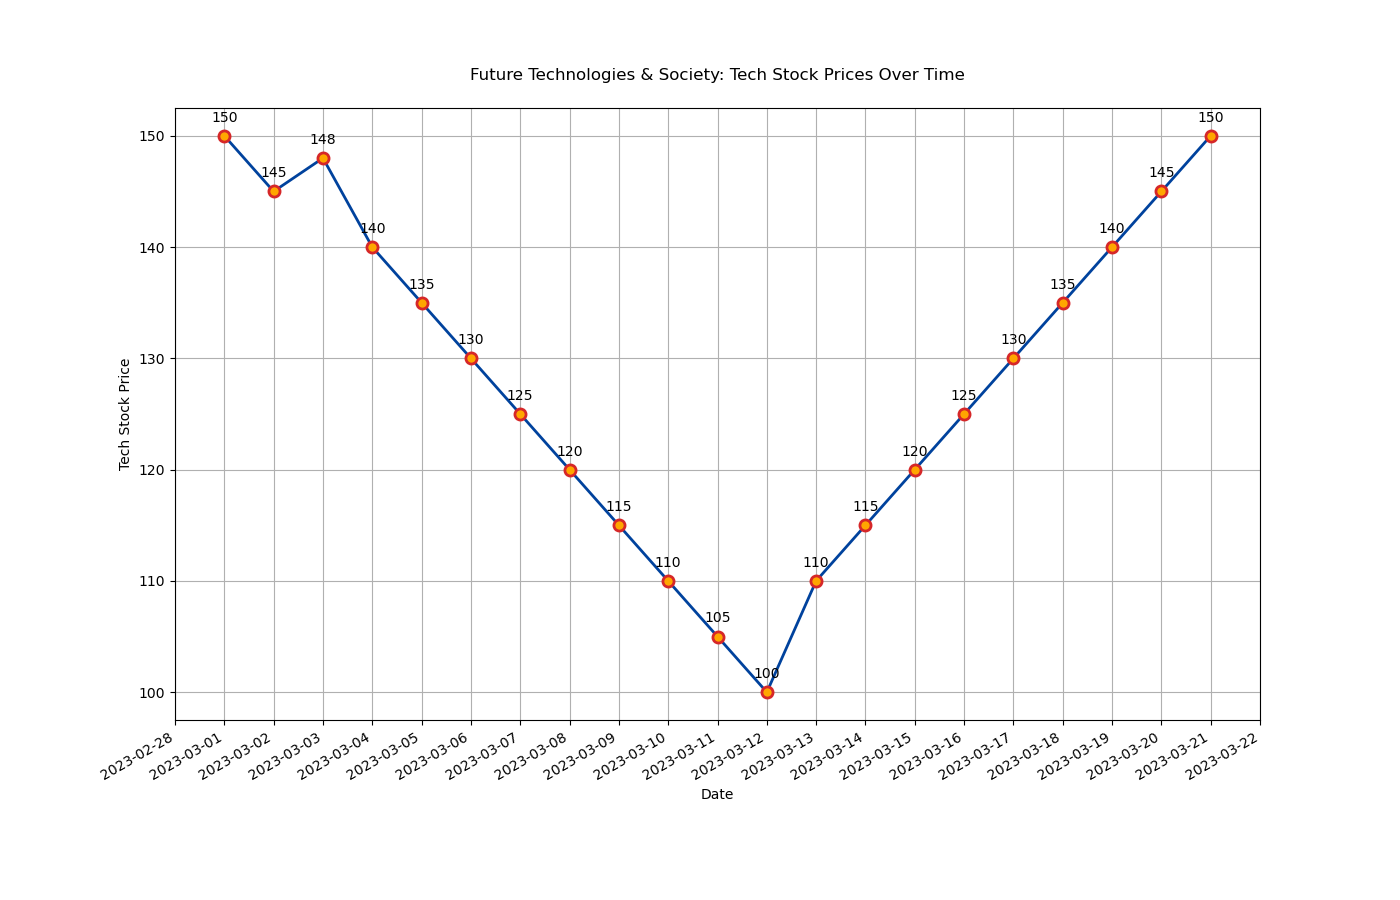

Source code (Python):

import matplotlib.pyplot as plt
import matplotlib.dates as mdates
from datetime import datetime

data = [
    {'Date': '2023-03-01', 'Stock Price': 150},
    {'Date': '2023-03-02', 'Stock Price': 145},
    {'Date': '2023-03-03', 'Stock Price': 148},
    {'Date': '2023-03-04', 'Stock Price': 140},
    {'Date': '2023-03-05', 'Stock Price': 135},
    {'Date': '2023-03-06', 'Stock Price': 130},
    {'Date': '2023-03-07', 'Stock Price': 125},
    {'Date': '2023-03-08', 'Stock Price': 120},
    {'Date': '2023-03-09', 'Stock Price': 115},
    {'Date': '2023-03-10', 'Stock Price': 110},
    {'Date': '2023-03-11', 'Stock Price': 105},
    {'Date': '2023-03-12', 'Stock Price': 100},
    {'Date': '2023-03-13', 'Stock Price': 110},
    {'Date': '2023-03-14', 'Stock Price': 115},
    {'Date': '2023-03-15', 'Stock Price': 120},
    {'Date': '2023-03-16', 'Stock Price': 125},
    {'Date': '2023-03-17', 'Stock Price': 130},
    {'Date': '2023-03-18', 'Stock Price': 135},
    {'Date': '2023-03-19', 'Stock Price': 140},
    {'Date': '2023-03-20', 'Stock Price': 145},
    {'Date': '2023-03-21', 'Stock Price': 150}
]

dates = [datetime.strptime(item['Date'], "%Y-%m-%d") for item in data]
prices = [item['Stock Price'] for item in data]

plt.figure(figsize=(14, 9))

plt.plot(dates, prices, 
         color='#00429d',         # Line color
         linestyle='-',           # Line style
         linewidth=2,             # Line width
         marker='o',              # Marker style
         markersize=8,            # Marker size
         markerfacecolor='#ffa600', # Marker face color
         markeredgewidth=2,       # Marker edge width
         markeredgecolor='#d62728') # Marker edge color

plt.gca().xaxis.set_major_formatter(mdates.DateFormatter('%Y-%m-%d'))
plt.gca().xaxis.set_major_locator(mdates.DayLocator())

for date, price in zip(dates, prices):
    plt.text(date, price + 1, f'{price}', ha='center', va='bottom')

plt.title('Future Technologies & Society: Tech Stock Prices Over Time', pad=20)
plt.xlabel('Date')
plt.ylabel('Tech Stock Price')

plt.gcf().autofmt_xdate()

plt.grid(True)

plt.show()
